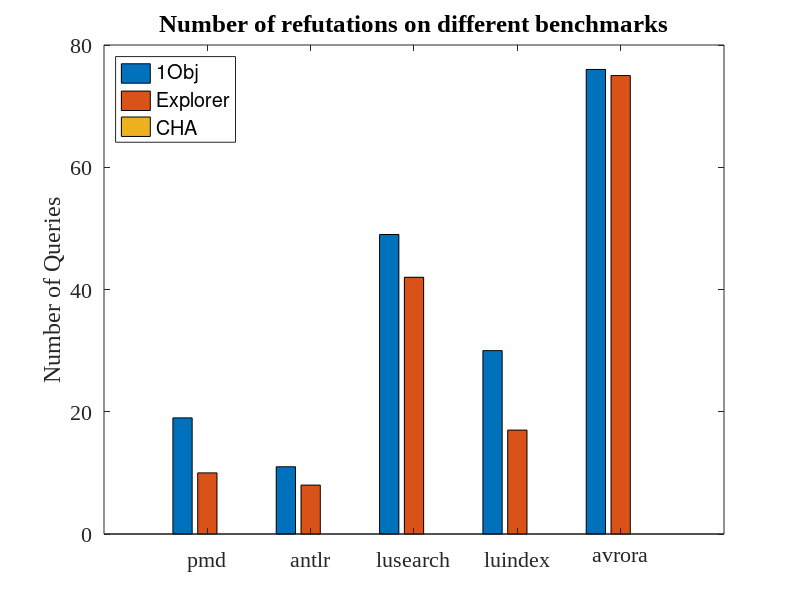

Write the MATLAB code that produced this figure.
function refute()
fig = figure();
cha = [
        19,10,0 
        11,8,0
        49,42,0
        30,17,0
        76,75,0
];
%mydata = [otf, cha];
bar_h=bar(cha);
mycolor=[0 0 1; 1 1 0; 1 0 0];
colormap(mycolor);


%axis([0.5,4.5,0,t]);
% lable setting
%xlabel('Benchmark','FontName','Times New Roman','FontSize',16);
ylabel('Number of Queries','FontName','Times New Roman','FontSize',16);

legend('1Obj', 'Explorer','CHA','Location','northwest');

% axis setting
set(gca,'FontName','Times New Roman','FontSize',16);
% title setting
title('Number of refutations on different benchmarks','FontName','Times New Roman','FontSize',18);
set(gca,'XTickLabel',{'pmd','antlr','lusearch','luindex','avrora'});
saveas(fig, 'refute.png');
